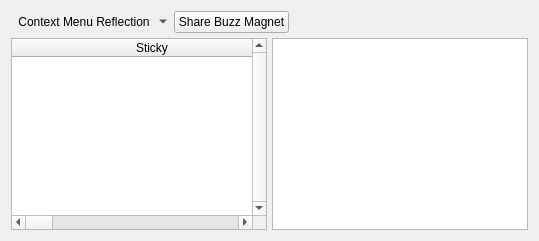
              <widget class="QWidget" name="layoutWidget1">
               <layout class="QVBoxLayout" name="verticalLayout_57">
                <property name="spacing">
                 <number>5</number>
                </property>
                <item>
                 <layout class="QHBoxLayout" name="horizontalLayout_26">
                  <property name="spacing">
                   <number>5</number>
                  </property>
                  <item>
                   <widget class="QToolButton" name="neighborsActionMenu">
                    <property name="toolTip">
                     <string>Context Menu</string>
                    </property>
                    <property name="text">
                     <string>Context Menu Reflection</string>
                    </property>
                    <property name="icon">
                     <iconset>
                      <normaloff>:/generic/menu.png</normaloff>:/generic/menu.png</iconset>
                    </property>
                    <property name="popupMode">
                     <enum>QToolButton::MenuButtonPopup</enum>
                    </property>
                    <property name="autoRaise">
                     <bool>true</bool>
                    </property>
                   </widget>
                  </item>
                  <item>
                   <widget class="QPushButton" name="shareBuzzMagnet">
                    <property name="text">
                     <string>Share Buzz Magnet</string>
                    </property>
                   </widget>
                  </item>
                  <item>
                   <spacer name="horizontalSpacer_22">
                    <property name="orientation">
                     <enum>Qt::Horizontal</enum>
                    </property>
                    <property name="sizeHint" stdset="0">
                     <size>
                      <width>40</width>
                      <height>20</height>
                     </size>
                    </property>
                   </spacer>
                  </item>
                 </layout>
                </item>
                <item>
                 <layout class="QHBoxLayout" name="horizontalLayout_48">
                  <property name="spacing">
                   <number>5</number>
                  </property>
                  <item>
                   <widget class="QTableWidget" name="neighbors">
                    <property name="maximumSize">
                     <size>
                      <width>16777215</width>
                      <height>16777215</height>
                     </size>
                    </property>
                    <property name="verticalScrollBarPolicy">
                     <enum>Qt::ScrollBarAlwaysOn</enum>
                    </property>
                    <property name="alternatingRowColors">
                     <bool>true</bool>
                    </property>
                    <property name="selectionMode">
                     <enum>QAbstractItemView::SingleSelection</enum>
                    </property>
                    <property name="selectionBehavior">
                     <enum>QAbstractItemView::SelectRows</enum>
                    </property>
                    <property name="horizontalScrollMode">
                     <enum>QAbstractItemView::ScrollPerPixel</enum>
                    </property>
                    <property name="sortingEnabled">
                     <bool>true</bool>
                    </property>
                    <attribute name="horizontalHeaderDefaultSectionSize">
                     <number>280</number>
                    </attribute>
                    <attribute name="horizontalHeaderShowSortIndicator" stdset="0">
                     <bool>true</bool>
                    </attribute>
                    <attribute name="horizontalHeaderStretchLastSection">
                     <bool>true</bool>
                    </attribute>
                    <column>
                     <property name="text">
                      <string>Sticky</string>
                     </property>
                    </column>
                    <column>
                     <property name="text">
                      <string>UUID</string>
                     </property>
                    </column>
                    <column>
                     <property name="text">
                      <string>Status</string>
                     </property>
                    </column>
                    <column>
                     <property name="text">
                      <string>SSL Key Size</string>
                     </property>
                    </column>
                    <column>
                     <property name="text">
                      <string>Status Control</string>
                     </property>
                    </column>
                    <column>
                     <property name="text">
                      <string>Local IP</string>
                     </property>
                    </column>
                    <column>
                     <property name="text">
                      <string>Local Port</string>
                     </property>
                    </column>
                    <column>
                     <property name="text">
                      <string>External IP</string>
                     </property>
                    </column>
                    <column>
                     <property name="text">
                      <string>External Port</string>
                     </property>
                    </column>
                    <column>
                     <property name="text">
                      <string>Country</string>
                     </property>
                    </column>
                    <column>
                     <property name="text">
                      <string>Remote IP</string>
                     </property>
                    </column>
                    <column>
                     <property name="text">
                      <string>Remote Port</string>
                     </property>
                    </column>
                    <column>
                     <property name="text">
                      <string>Scope ID</string>
                     </property>
                    </column>
                    <column>
                     <property name="text">
                      <string>Protocol</string>
                     </property>
                    </column>
                    <column>
                     <property name="text">
                      <string>Proxy Hostname</string>
                     </property>
                    </column>
                    <column>
                     <property name="text">
                      <string>Proxy Port</string>
                     </property>
                    </column>
                    <column>
                     <property name="text">
                      <string>Max. Buffer Size (Bytes)</string>
                     </property>
                    </column>
                    <column>
                     <property name="text">
                      <string>Max. Content Length (Bytes)</string>
                     </property>
                    </column>
                    <column>
                     <property name="text">
                      <string>Echo Mode</string>
                     </property>
                    </column>
                    <column>
                     <property name="text">
                      <string>Uptime (Seconds)</string>
                     </property>
                    </column>
                    <column>
                     <property name="text">
                      <string>Allow Certificate Exceptions</string>
                     </property>
                    </column>
                    <column>
                     <property name="text">
                      <string>Certificate SHA-512 Hash</string>
                     </property>
                    </column>
                    <column>
                     <property name="text">
                      <string>Bytes Read</string>
                     </property>
                    </column>
                    <column>
                     <property name="text">
                      <string>Bytes Written</string>
                     </property>
                    </column>
                    <column>
                     <property name="text">
                      <string>SSL Session Cipher</string>
                     </property>
                    </column>
                    <column>
                     <property name="text">
                      <string>Account Name</string>
                     </property>
                    </column>
                    <column>
                     <property name="text">
                      <string>Account Authenticated</string>
                     </property>
                    </column>
                    <column>
                     <property name="text">
                      <string>Transport</string>
                     </property>
                    </column>
                    <column>
                     <property name="text">
                      <string>Orientation</string>
                     </property>
                    </column>
                    <column>
                     <property name="text">
                      <string>Message of the Day</string>
                     </property>
                    </column>
                    <column>
                     <property name="text">
                      <string>Encrypted</string>
                     </property>
                    </column>
                    <column>
                     <property name="text">
                      <string>certificate</string>
                     </property>
                    </column>
                    <column>
                     <property name="text">
                      <string>Adaptive Echo Token</string>
                     </property>
                    </column>
                    <column>
                     <property name="text">
                      <string>Adaptive Echo Token Type</string>
                     </property>
                    </column>
                    <column>
                     <property name="text">
                      <string>SSL Control String</string>
                     </property>
                    </column>
                    <column>
                     <property name="text">
                      <string>Priority</string>
                     </property>
                    </column>
                    <column>
                     <property name="text">
                      <string>Lane Width (Bytes)</string>
                     </property>
                    </column>
                    <column>
                     <property name="text">
                      <string>Passthrough</string>
                     </property>
                    </column>
                    <column>
                     <property name="text">
                      <string>Wait-For-Bytes-Written (Milliseconds)</string>
                     </property>
                    </column>
                    <column>
                     <property name="text">
                      <string>Private Application Credentials</string>
                     </property>
                    </column>
                    <column>
                     <property name="text">
                      <string>Silence Time (Seconds)</string>
                     </property>
                    </column>
                    <column>
                     <property name="text">
                      <string>OID</string>
                     </property>
                    </column>
                   </widget>
                  </item>
                  <item>
                   <widget class="QTextBrowser" name="neighborSummary">
                    <property name="sizePolicy">
                     <sizepolicy hsizetype="Minimum" vsizetype="Expanding">
                      <horstretch>0</horstretch>
                      <verstretch>0</verstretch>
                     </sizepolicy>
                    </property>
                    <property name="font">
                     <font>
                      <family>Monospace</family>
                     </font>
                    </property>
                    <property name="tabChangesFocus">
                     <bool>true</bool>
                    </property>
                    <property name="openLinks">
                     <bool>false</bool>
                    </property>
                   </widget>
                  </item>
                 </layout>
                </item>
               </layout>
              </widget>
